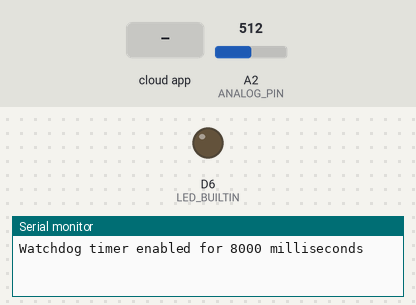
A sketch run on a simulated Arduino MKR. Shown: output pins drawn as LEDs (lit = HIGH), the last lines printed to the serial monitor. Inputs (shaded band) come from the test bench; at power-on: A2 (ANALOG_PIN) = 512 (analog values on the 0–1023 scale). WiFi joins after 1.5 s; servers stay silent unless stated.

Above: at 6.2 s.
6.3 s: the phone or cloud app sets averagingInterval to 0
At 16.8 s:
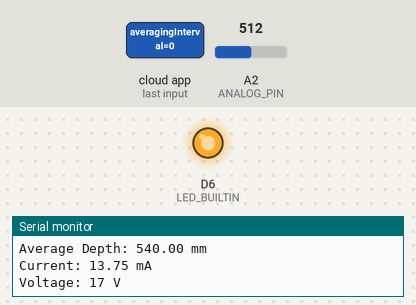
Timing chart, 0 to 28.8 s (numbered marks = the images above; inputs shaded):
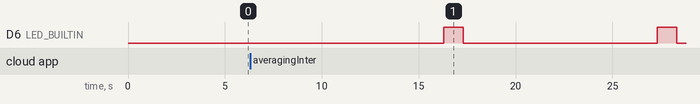

Measured:
- after the input at 6.3 s, D6 (LED_BUILTIN): alternates HIGH for 1.0 s and LOW for 10.0 s, starting after 10.0 s

The sketch:

DFRobot_Sensor_dec02a.ino
```cpp
#include "arduino_secrets.h"
#include <Adafruit_SleepyDog.h>
#include <MKRNB.h>
/*
  Sketch generated by the Arduino IoT Cloud Thing "Untitled 4"
  https://create.arduino.cc/cloud/things/d3d2a453-47d4-48c9-ab71-69a811b431ae

  Arduino IoT Cloud Variables description

  The following variables are automatically generated and updated when changes are made to the Thing

  float densityCloud;
  float depthCloud;
  float mA;
  float offsetCloud;
  int averagingInterval;

  Variables which are marked as READ/WRITE in the Cloud Thing will also have functions
  which are called when their values are changed from the Dashboard.
  These functions are generated with the Thing and added at the end of this sketch.
*/
#include "thingProperties.h"

// Initialize Narrowband for cellular
NB nbAccess;

//constant and variables for Sensor Math
#define ANALOG_PIN A2
#define RANGE 5000                 // Depth measuring range 5000 mm (for water)
#define VREF 3300                  // ADC's reference voltage on your Arduino, typical value: 5000 mV
#define CURRENT_INIT 4.00          // Current @ 0mm (uint: mA)
float DENSITY_CUSTOM = 1;          // Pure water density normalized to 1
#define DENSITY_WATER 1            // Pure water density normalized to 1
#define DENSITY_GASOLINE 0.74      // Gasoline density
int PRINT_INTERVAL = 60000;      // Sensor Delay (in milliseconds = 60 seconds)
int16_t sensorVoltage;
float sensorCurrent, depth;        // unit: mA
unsigned long timepoint_measure;
float offset = 0;

//Array Variables
#define NUM_READINGS 10              // Number of readings
float depthReadings[NUM_READINGS-1]; // Array to store readings
float totalDepth = 0.0;              // Sum of the readings
int readingCount = 0;                // Counter for the number of readings
float averageDepth;

void setup() {
  Serial.begin(9600);              // Initialize serial and wait for port to open:
  delay(1500);                     // This delay gives the chance to wait for a Serial Monitor without blocking if none is found
  pinMode(ANALOG_PIN, INPUT);
  timepoint_measure = 0;
  initProperties();                // Defined in thingProperties.h
  pinMode(LED_BUILTIN, OUTPUT);
  bool connected = false;          // Near Band connection state (will change once connection is established)
  analogReadResolution(12);

  // Enable the watchdog timer with an 8-second timeout
  int timeoutMS = Watchdog.enable(8000); // Timeout in milliseconds
  Serial.println("Watchdog timer enabled for " + String(timeoutMS) + " milliseconds");

  // Start NB connection
  while (!connected) {
    if (nbAccess.begin(PINNUMBER) == NB_READY) {
      connected = true;
    } else {
      //Serial.println("Not connected");
      delay(1000);
    }
  }

  // Connect to Arduino IoT Cloud
  ArduinoCloud.begin(ArduinoIoTPreferredConnection);

  densityCloud = DENSITY_CUSTOM;   //get Density from Cloud
  //averagingInterval = PRINT_INTERVAL;  //get Sensor Delay Interval from

  /*
     The following function allows you to obtain more information
     related to the state of network and IoT Cloud connection and errors
     the higher number the more granular information you’ll get.
     The default is 0 (only errors).
     Maximum is 4
 */
  setDebugMessageLevel(2);
  ArduinoCloud.printDebugInfo();
}

void getDepth() {
      sensorVoltage = analogRead(ANALOG_PIN) / 4095.0 * VREF;
      sensorCurrent = sensorVoltage / 120.0;                                    // Sense Resistor: 120 ohm
      depth = (sensorCurrent - CURRENT_INIT) * (RANGE / DENSITY_CUSTOM / 16.0); // Calculate depth from current readings
      if (depth < 0) {
        depth = 0.0;
      }
	  Serial.println("Current Depth: " + String(depth) + " mm");
}
void sendDataToCloud(){
	depthCloud = averageDepth;
	mA = sensorCurrent;

	//Serial print results
	Serial.println("Average Depth: " + String(averageDepth) + " mm");
	Serial.println("Current: " + String(sensorCurrent) + " mA");
	Serial.println("Voltage: " + String(ANALOG_PIN) + " V");

	//Toggle LED for 1 second
	digitalWrite(LED_BUILTIN, HIGH);
	delay(1000);
	digitalWrite(LED_BUILTIN, LOW);
}

void loop() {
// Refresh the watchdog timer to prevent a reset
  Watchdog.reset();

  // Check if the NB-IoT connection is lost
  if (nbAccess.status() != NB_READY) {
    Serial.println("Connection lost, attempting to reconnect...");
    bool reconnected = false;
    while (!reconnected) {
      if (nbAccess.begin(PINNUMBER) == NB_READY) {
        Serial.println("Reconnected to NB-IoT network.");
        reconnected = true;
        // Reinitialize the IoT Cloud connection
        ArduinoCloud.begin(ArduinoIoTPreferredConnection);
      } else {
        Serial.println("Reconnection failed, retrying...");
        delay(1000); // Wait 1 second before retrying
      }
    }
  }

  // Check if connected to Arduino IoT Cloud
  //if (!ArduinoCloud.connected()) {
    //Serial.println("Disconnected from Arduino IoT Cloud, reconnecting...");
   // ArduinoCloud.begin(ArduinoIoTPreferredConnection);
  //}

  ArduinoCloud.update();

  {
    if ((millis() - timepoint_measure) > (unsigned long)PRINT_INTERVAL) {
      timepoint_measure = millis();         // Set timepoint_measure to current time to compare to next time the loop runs
      Serial.println("Run Time: " + String(timepoint_measure));
      Serial.println("Print Interval: " + String(PRINT_INTERVAL));

      for (int i = 1; i <= NUM_READINGS; i++) {
		Serial.println("Depth Reading: " + String(i) + " of " + NUM_READINGS);
		getDepth();
        depthReadings[readingCount] = depth;
		totalDepth += depth; // Add to total for averaging
		readingCount++; // Increment reading counter
        delay(1000);

      }
	  if (NUM_READINGS >= 1) {
		averageDepth = totalDepth / NUM_READINGS;
        //averageDepth = round(averageDepth * 10) / 10; // rounds to the closest .1mm
        averageDepth = round(averageDepth / 5) * 5; // to round to the closest 5mm
        averageDepth = averageDepth - 70 + offset; // calibration of -70mm from reading then add height offset
		sendDataToCloud();
	  }

	  readingCount = 0;
      totalDepth = 0.0;
    }

  }
}

/*
  READ_WRITE cloud variables executed every time a new value is received from IoT Cloud.

  depthCloud is READ_WRITE
  onDepthCloudChange()

  densityCloud is READ_WRITE
  onDensityCloudChange()

  intervalCloud is READ_WRITE
  onIntervalCloudChange()

*/
void onDepthCloudChange() {
  return;
}

void onDensityCloudChange() {
  DENSITY_CUSTOM = densityCloud; // Make Interval match cloud variable
}


/*
  Since AveragingInterval is READ_WRITE variable, onAveragingIntervalChange() is
  executed every time a new value is received from IoT Cloud.
*/
void onAveragingIntervalChange()  {
  // Add your code here to act upon AveragingInterval change
  PRINT_INTERVAL = averagingInterval;
}

/*
  Since OffsetCloud is READ_WRITE variable, onOffsetCloudChange() is
  executed every time a new value is received from IoT Cloud.
*/
void onOffsetCloudChange()  {
  // Add your code here to act upon OffsetCloud change
  offset = offsetCloud;
}
```

arduino_secrets.h
```cpp
#define SECRET_OPTIONAL_APN ""
#define SECRET_OPTIONAL_PASSWORD ""
#define SECRET_OPTIONAL_PIN ""
#define SECRET_OPTIONAL_USERNAME ""
```

thingProperties.h
```cpp
// Code generated by Arduino IoT Cloud, DO NOT EDIT.

#include <ArduinoIoTCloud.h>
#include <Arduino_ConnectionHandler.h>

const char GPRS_APN[]      = SECRET_OPTIONAL_APN;
const char PINNUMBER[]     = SECRET_OPTIONAL_PIN;
const char GPRS_LOGIN[]    = SECRET_OPTIONAL_USERNAME;
const char GPRS_PASSWORD[] = SECRET_OPTIONAL_PASSWORD;

void onDensityCloudChange();
void onDepthCloudChange();
void onOffsetCloudChange();
void onAveragingIntervalChange();

float densityCloud;
float depthCloud;
float mA;
float offsetCloud;
int averagingInterval;

void initProperties(){

  ArduinoCloud.addProperty(densityCloud, READWRITE, ON_CHANGE, onDensityCloudChange);
  ArduinoCloud.addProperty(depthCloud, READWRITE, ON_CHANGE, onDepthCloudChange);
  ArduinoCloud.addProperty(mA, READ, ON_CHANGE, NULL);
  ArduinoCloud.addProperty(offsetCloud, READWRITE, ON_CHANGE, onOffsetCloudChange);
  ArduinoCloud.addProperty(averagingInterval, READWRITE, ON_CHANGE, onAveragingIntervalChange);


}

NBConnectionHandler ArduinoIoTPreferredConnection(PINNUMBER, GPRS_APN, GPRS_LOGIN, GPRS_PASSWORD);
```
